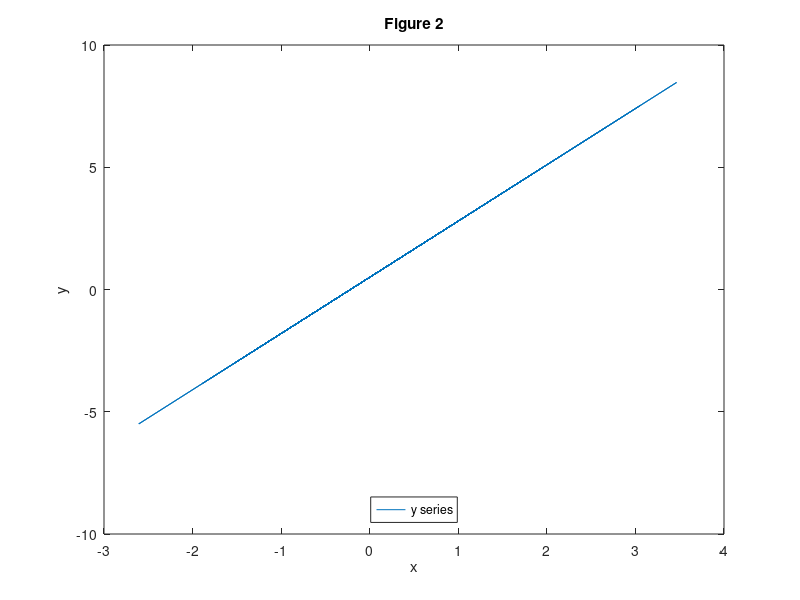
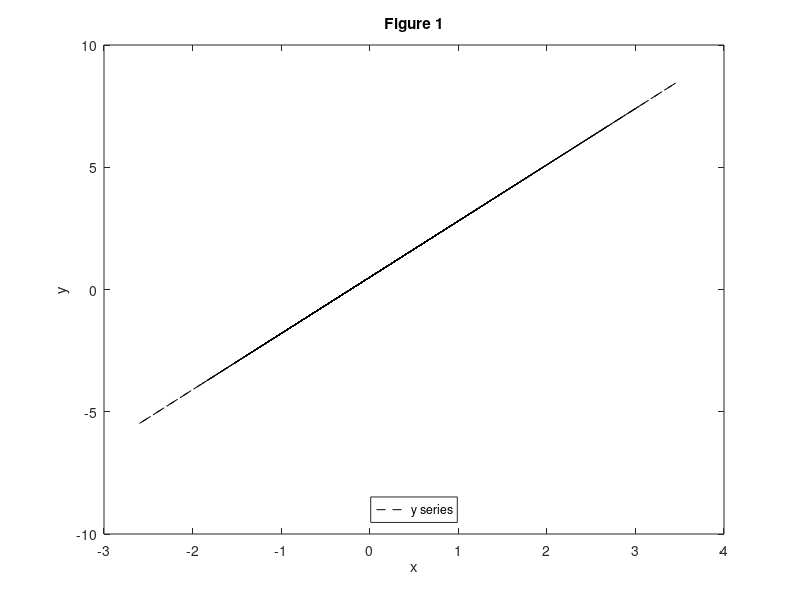

MATLAB code to generate these figures, in order:
% ==========================================================================================================================================================
%   Introducción a Matlab
%    CAEP - Juan Andrés Rincón
%   Junio 2025
% ==========================================================================================================================================================

% ----------------------------------------------------------------------------------------------------------------------------------------------------------
%   Comandos y operaciones basicas
% ----------------------------------------------------------------------------------------------------------------------------------------------------------

%% Sección 1: Introducción
%   Comandos basicos para el inicio del codigo

clear all     % Borra todos los datos que aparecen en el Workspace
close all     % Cierra todas las figuras y ventanas extra abiertas
clc           % Borra todo lo que esta en el Command Window 

% Para hacer un comentario se utiliza el simbolo "%"

% Cuando no se esta seguro de lo que hace una función, se escribe en el
% Command Window "help (nombre de la función)" para una breve explicación

% Para una descripción detallada de la función, se escribe "doc (nombre de
% la función)"

% Para que lo que se escriba en el Editor no aparezca en el Command Window,
% se utiliza ";" al final de cada linea de codigo

% Para correr todo el codigo se utiliza el boton "Run" ubicado en la parte
% superior del Editor. Si se quiere correr solo una sección, se selecciona,
% se da click derecho y se escoge "Evaluate selection"

%Se debe tener cuidado al nombrar las variables, pues Matlab si hace una
%diferencia entre mayusculas y minusculas


%%  Sección 2: Operaciones basicas entre escalares

x=5;              %Se crea un escalar asignando un valor a una variable 
y=7;
w=2;

z=x*y;

u = sqrt(x)       %El comando "sqrt(_)" para sacar la raiz cuadrada 
t = w+z*x/y       % Matlab realiza primero las operaciones de multiplicación y división, y luego las de suma y resta. En este caso "t" y "t1" darian el mismo resultado, mientras que "t2" da diferente. 
t1=(w)+(z*x)/y    
t2=(w+z)*x/y      % Si se quiere definir que operaciones se van a realizar primero es necesario usar parentesis

%% 3. Operaciones basicas entre matrices

% El nombre de las matrices debe ser una letra, no puede ser un número

X = zeros(3,2);         % Arreglo de ceros de tamaño (N,M)       
Y = eye(3);             % Matriz identidad de tamaño N
U = ones(2,3)           % Arreglo de unos
V1 = rand(100,1)        % Arreglo de números uniformemente distribuidos (N,M)   
V2 = randn(100,1);       % Arreglo de n. normalmente distribuidos (N,M)
W1 = 1:0.5:10           % a:b:c secuencia de 'a' hasta 'c' en saltos de 'b'
W2 = linspace(1,10,19)  % Secuencia de 1 a 10 de 19 elementos equidistantes

c = max(V2)         % Elemento máximo de V2
d = min(V2)         % Elemento mínimo de V2

[n,m] = size(U)     % n = # de filas en U , m = # de columnas en U
t = length(U)       % tamaño de la dimensión más grande de U, al igual que max(size(U))

A = [1,2,3];        % De esta forma se crea un vector fila (Matriz 1x3)
B = [2;4;6];        % De esta forma se crea un vector columna (Matriz 3x1)
C = [1 2 ; 3 4];    
D = [5 6 ; 7 8];

% Para realizar las operaciones con matrices es importante tener en cuenta
% que estan sean conformables, es decir que el numero de columnas de la
% primera matriz debe coincidir con el numero de filas de la segunda matriz
 

E  = A';            % Matriz transpuesta
F  = inv(C);        % Matriz inversa
E  = A + B;         % Suma
G  = A - B;         % Resta
I  = A * B;         % Multiplicación
J  = A .* B;        % Multiplicación elemento por elemento 
K  = A' / B;        % Formalmente no hay división, esto expresa multiplicación por la matriz inversa
K1 = D * inv(C);    % Otra forma de expresar la multiplicación por la matriz inversa
K2 = inv(C) * D;
L2 = A' \ B;        % Debe Invertir la matriz precedente para realizar la operación
M  = A ./ B;        % División elemento por elemento
O1 = C^2;           % Matriz al cuadrado (C*C) 
O2 = C * C;
P  = A .^ 2;        % Exponencial elemento por elemento
Q  = sqrtm(D)      % Raiz cuadrada


H  = [A B'];        % De esta forma se crea un vector fila a partir de un vector fila x un vector columna transpuesto 
H1 = [A;B'];        % De esta forma se crea una matriz 2x3 a partir de un vector fila x un vector columna transpuesto 
H2 = [A' B];        % De esta forma se crea una matriz 3x2 a partir de un vector fila transpuesto x un vector columna
H3 = [A';B];        % De esta forma se crea un vector columna a partir de un vector fila transpuesto x un vector columna

N1=H2(4)            % Para ubicar el valor de la cuarta posición en la matriz (o vector). Matlab cuenta la posicion por columnas de arriba hacia abajo
N2=H1(2,1)          % Si se quiere ser mas especificio, se escribe primero la posicion de la fila y luego la de la columna
R1 = M(1:2,:)       % Selecciona elementos de la primera fila, incluyendo todas las columnas de la matriz Q
R2 = M(3:end,:)     % Selecciona elementos de la tercera fila hasta la última, incluyendo todas las columnas de la matriz Q
R3 = M(:,1:2)       % Selecciona elementos de la primera columna hasta la segunda columna , incluyendo todas las filas de la matriz Q
R4 = M(:,3:end)     % Selecciona elementos de de la tercera columna hasta la última, incluyendo todas las filas de la matriz Q

S = reshape(C,4,1)  % Transforma la matriz C 2x2 en un vector 4x1 (i.e. vectoriza la matriz)
T = repmat(P,1,4)   % Reproduce la matriz P con el mismo número de lineas (número 1) y 4 veces las columnas (número 4) 


%    NaN

a = 1:10:121        % Crea un vector que comience con 1 y termine en 121 e incremente de 10 en 10
b = 2:10:112        % Crea un vector que comience con 2 y termine en 112 e incremente de 10 en 10
b = [NaN b]         % Crea un valor no numerico para cubrir una posición dentro del vector 
c = [a' b']         % De esta forma se pueden relacionar las dos matrices con la ayuda del NaN, pues ahora son conformables

d  =c(:,1)+c(:,2)
d2 =c(2:10,1)+c(2:10,2)
d3 =c(2:end,1)+c(1:end-1,2)


%   Función "find"

W = [-2 3 6 7 -9 10]'   

% Si decimos que solo queremos encontrar los numeros positivos, la función "find" nos permite identificarlos y almacenar la posición de los datos que cumplen con este criterio 
index = find(Y > 0) 
% Z = Y(index,1) % "index" nos ayuda a encontrar los valores de los datos que estamos buscando

% Muchas veces se pueden encontrar datos que no corresponden a valores numericos (NaN)
% Podemos usar la función "find" junto con "isnan" para encontrar ese NaN 

AA = [3 NaN 6 8 2 NaN; 4 -1 6 -4 2 NaN]
index = find(isnan(AA))


% O usar "find" con "isfinite" para encontrar y excluir ese NaN

index = find(isfinite(AA))


% ----------------------------------------------------------------------------------------------------------------------------------------------------------
%   Loops y Condicionales
% ----------------------------------------------------------------------------------------------------------------------------------------------------------

X=[1 2 5 7 8 9 10 25; 3 8 7 2 345 252 644 9];
Y=[1 3 5 7 7 9 9 25; 3 8 7 2 344 252 646 8];

c1=zeros(2,8); % llenar con los elementos pares de X
c2=zeros(2,8); % llenar con 1 si el valor en X es = al valor en Y
c3=zeros(2,8); % llenar con 1 si el valor en X es > al valor en Y
c4=zeros(2,8); % llenar con 1 si el valor en X es diferente al valor en Y o 2 de lo contrario

% Con un Loop se puede ejecutar repetidamente un bloque de codigos. El comando "for" hace que un Loop se repita un numero especifico de veces.
% Para cada "for" se debe terminar con un "end" y para cada "if" tambien.
% El comando "if" se refiere al condicional 

for i=1:size(X,1)  % 1 se refiere a la dimensión filas. "i" es una variable que va desde el primer elemento de la fila hasta el ultimo.
    for j=1:size(X,2)  % 2 se refiere a la dimensión columnas. "j" es una variable que va desde el primer elemento de la columna hasta el ultimo.
        if mod(X(i,j),2)==0 %mod se refiere al residuo de la división, para especificar que debe ser igual a un valor se utiliza "=="
            c1(i,j)=X(i,j);
        end
        if X(i,j)==Y(i,j)
            c2(i,j)=1;
        end
        if X(i,j)>Y(i,j)
            c3(i,j)=1;
        end
        if X(i,j)~=Y(i,j)
            c4(i,j)=1;
        else
            c4(i,j)=2;
        end
        
    end
end








% ----------------------------------------------------------------------------------------------------------------------------------------------------------
% Plots and structures
% ----------------------------------------------------------------------------------------------------------------------------------------------------------

clear y
x = randn(100,1);

alpha = 0.5
beta = 2.3


for i = 1:length(x)   
    y(i,1) = alpha + beta*x(i);   
end



figure(1)              % Abre una pestaña nueva donde se muestra la figura.
l=plot(x,y,'k--')         % Muestra las propiedades del grafico. En conjunto ambos muestran el grafico.
title('Figure 1')   % Asigna un titulo al grafico
xlabel('x')         % Asigna un etiqueta al eje x
ylabel('y')         % Asigna un etiqueta al eje y
legend('y series','Location','South')  % Asigna una leyenda a la grafica 



data=struct();        % Crea estructuras que contienen todo tipo de datos  
data.independiente=x; % Para crear un objeto en la estructura de data es necesario poner data. y el nombre que uno quiera asignarle al objeto que uno quiere incluir
data.depentiente=y;

clear x y

figure(2)
plot(data.independiente,data.depentiente)
title('Figure 2')
xlabel('x')
ylabel('y')
legend('y series','Location','South')
print('Figura2','-djpeg')

